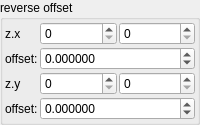
    <widget class="QGroupBox" name="groupBox_4">
     <property name="title">
      <string>reverse offset</string>
     </property>
     <layout class="QVBoxLayout" name="verticalLayout_6" stretch="0">
      <property name="spacing">
       <number>2</number>
      </property>
      <property name="leftMargin">
       <number>2</number>
      </property>
      <property name="topMargin">
       <number>2</number>
      </property>
      <property name="rightMargin">
       <number>2</number>
      </property>
      <property name="bottomMargin">
       <number>2</number>
      </property>
      <item>
       <layout class="QGridLayout" name="gridLayout_12" columnstretch="0,1,1">
        <property name="spacing">
         <number>2</number>
        </property>
        <item row="0" column="0">
         <widget class="QLabel" name="label_44">
          <property name="text">
           <string notr="true">z.x</string>
          </property>
         </widget>
        </item>
        <item row="1" column="0">
         <widget class="QLabel" name="label_111">
          <property name="text">
           <string>offset:</string>
          </property>
         </widget>
        </item>
        <item row="2" column="0">
         <widget class="QLabel" name="label_48">
          <property name="text">
           <string notr="true">z.y</string>
          </property>
         </widget>
        </item>
        <item row="3" column="0">
         <widget class="QLabel" name="label_112">
          <property name="text">
           <string>offset:</string>
          </property>
         </widget>
        </item>
        <item row="0" column="1">
         <widget class="MySpinBox" name="spinboxInt_transf_start_iterations_E">
          <property name="sizePolicy">
           <sizepolicy hsizetype="Minimum" vsizetype="Maximum">
            <horstretch>0</horstretch>
            <verstretch>0</verstretch>
           </sizepolicy>
          </property>
          <property name="maximum">
           <number>999</number>
          </property>
         </widget>
        </item>
        <item row="0" column="2">
         <widget class="MySpinBox" name="spinboxInt_transf_stop_iterations_E">
          <property name="sizePolicy">
           <sizepolicy hsizetype="Minimum" vsizetype="Maximum">
            <horstretch>0</horstretch>
            <verstretch>0</verstretch>
           </sizepolicy>
          </property>
          <property name="maximum">
           <number>999</number>
          </property>
         </widget>
        </item>
        <item row="2" column="1">
         <widget class="MySpinBox" name="spinboxInt_transf_start_iterations_F">
          <property name="sizePolicy">
           <sizepolicy hsizetype="Minimum" vsizetype="Maximum">
            <horstretch>0</horstretch>
            <verstretch>0</verstretch>
           </sizepolicy>
          </property>
          <property name="maximum">
           <number>999</number>
          </property>
         </widget>
        </item>
        <item row="2" column="2">
         <widget class="MySpinBox" name="spinboxInt_transf_stop_iterations_F">
          <property name="sizePolicy">
           <sizepolicy hsizetype="Minimum" vsizetype="Maximum">
            <horstretch>0</horstretch>
            <verstretch>0</verstretch>
           </sizepolicy>
          </property>
          <property name="maximum">
           <number>999</number>
          </property>
         </widget>
        </item>
        <item row="1" column="1" colspan="2">
         <widget class="MyDoubleSpinBox" name="spinbox_transf_offsetE_0">
          <property name="sizePolicy">
           <sizepolicy hsizetype="Minimum" vsizetype="Maximum">
            <horstretch>0</horstretch>
            <verstretch>0</verstretch>
           </sizepolicy>
          </property>
          <property name="prefix">
           <string/>
          </property>
          <property name="suffix">
           <string/>
          </property>
          <property name="decimals">
           <number>6</number>
          </property>
          <property name="minimum">
           <double>-99.989999999999995</double>
          </property>
          <property name="maximum">
           <double>99.989999999999995</double>
          </property>
          <property name="singleStep">
           <double>0.100000000000000</double>
          </property>
         </widget>
        </item>
        <item row="3" column="1" colspan="2">
         <widget class="MyDoubleSpinBox" name="spinbox_transf_offsetF_0">
          <property name="sizePolicy">
           <sizepolicy hsizetype="Minimum" vsizetype="Maximum">
            <horstretch>0</horstretch>
            <verstretch>0</verstretch>
           </sizepolicy>
          </property>
          <property name="prefix">
           <string/>
          </property>
          <property name="suffix">
           <string/>
          </property>
          <property name="decimals">
           <number>6</number>
          </property>
          <property name="minimum">
           <double>-99.989999999999995</double>
          </property>
          <property name="maximum">
           <double>99.989999999999995</double>
          </property>
          <property name="singleStep">
           <double>0.100000000000000</double>
          </property>
         </widget>
        </item>
       </layout>
      </item>
     </layout>
    </widget>
